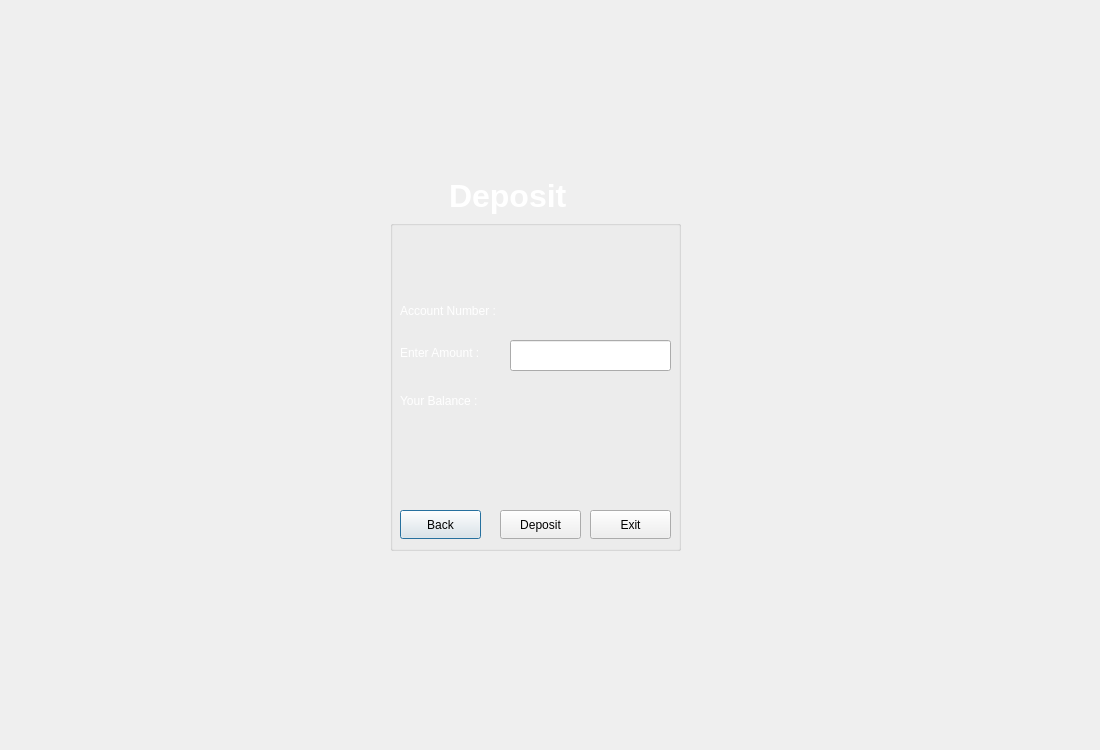
<?xml version="1.0" encoding="UTF-8"?>
<ui version="4.0">
 <class>deposit</class>
 <widget class="QDialog" name="deposit">
  <property name="geometry">
   <rect>
    <x>0</x>
    <y>0</y>
    <width>1100</width>
    <height>750</height>
   </rect>
  </property>
  <property name="windowTitle">
   <string>Dialog</string>
  </property>
  <widget class="QLabel" name="label_4">
   <property name="geometry">
    <rect>
     <x>440</x>
     <y>170</y>
     <width>191</width>
     <height>51</height>
    </rect>
   </property>
   <property name="styleSheet">
    <string notr="true">color: #FFFFFF; 
font-family: &quot;Montserrat SemiBold&quot;; 
font-size: 24pt;
font-weight: 700; 
padding: 4px 0;</string>
   </property>
   <property name="text">
    <string>Deposit</string>
   </property>
  </widget>
  <widget class="QGroupBox" name="groupBox">
   <property name="geometry">
    <rect>
     <x>390</x>
     <y>220</y>
     <width>291</width>
     <height>331</height>
    </rect>
   </property>
   <property name="title">
    <string/>
   </property>
   <widget class="QLabel" name="label">
    <property name="geometry">
     <rect>
      <x>10</x>
      <y>122</y>
      <width>111</width>
      <height>21</height>
     </rect>
    </property>
    <property name="styleSheet">
     <string notr="true">color: rgb(255, 255, 255);</string>
    </property>
    <property name="text">
     <string>Enter Amount :</string>
    </property>
   </widget>
   <widget class="QLineEdit" name="le">
    <property name="geometry">
     <rect>
      <x>120</x>
      <y>120</y>
      <width>161</width>
      <height>31</height>
     </rect>
    </property>
   </widget>
   <widget class="QLabel" name="label_2">
    <property name="geometry">
     <rect>
      <x>10</x>
      <y>170</y>
      <width>111</width>
      <height>21</height>
     </rect>
    </property>
    <property name="styleSheet">
     <string notr="true">color: rgb(255, 255, 255);</string>
    </property>
    <property name="text">
     <string>Your Balance :</string>
    </property>
   </widget>
   <widget class="QLabel" name="l1">
    <property name="geometry">
     <rect>
      <x>120</x>
      <y>165</y>
      <width>61</width>
      <height>31</height>
     </rect>
    </property>
    <property name="styleSheet">
     <string notr="true">color: rgb(255, 255, 255);
font: 700 14pt &quot;Segoe UI&quot;;</string>
    </property>
    <property name="text">
     <string/>
    </property>
   </widget>
   <widget class="QLabel" name="l2">
    <property name="geometry">
     <rect>
      <x>40</x>
      <y>220</y>
      <width>221</width>
      <height>51</height>
     </rect>
    </property>
    <property name="styleSheet">
     <string notr="true">color: rgb(170, 0, 0);
font: 700 14pt &quot;Segoe UI&quot;;
</string>
    </property>
    <property name="text">
     <string/>
    </property>
   </widget>
   <widget class="QPushButton" name="back">
    <property name="geometry">
     <rect>
      <x>10</x>
      <y>290</y>
      <width>81</width>
      <height>29</height>
     </rect>
    </property>
    <property name="text">
     <string>Back</string>
    </property>
   </widget>
   <widget class="QPushButton" name="submit">
    <property name="geometry">
     <rect>
      <x>110</x>
      <y>290</y>
      <width>81</width>
      <height>29</height>
     </rect>
    </property>
    <property name="text">
     <string>Deposit</string>
    </property>
   </widget>
   <widget class="QPushButton" name="exit">
    <property name="geometry">
     <rect>
      <x>200</x>
      <y>290</y>
      <width>81</width>
      <height>29</height>
     </rect>
    </property>
    <property name="text">
     <string>Exit</string>
    </property>
   </widget>
   <widget class="QLabel" name="label_3">
    <property name="geometry">
     <rect>
      <x>10</x>
      <y>80</y>
      <width>111</width>
      <height>21</height>
     </rect>
    </property>
    <property name="styleSheet">
     <string notr="true">color: rgb(255, 255, 255);</string>
    </property>
    <property name="text">
     <string>Account Number :</string>
    </property>
   </widget>
   <widget class="QLabel" name="l3">
    <property name="geometry">
     <rect>
      <x>120</x>
      <y>75</y>
      <width>151</width>
      <height>31</height>
     </rect>
    </property>
    <property name="styleSheet">
     <string notr="true">color: rgb(255, 255, 255);
font: 700 14pt &quot;Segoe UI&quot;;</string>
    </property>
    <property name="text">
     <string>&lt;html&gt;&lt;head/&gt;&lt;body&gt;&lt;p&gt;&lt;br/&gt;&lt;/p&gt;&lt;/body&gt;&lt;/html&gt;</string>
    </property>
   </widget>
  </widget>
  <widget class="QLabel" name="label_5">
   <property name="geometry">
    <rect>
     <x>0</x>
     <y>0</y>
     <width>1100</width>
     <height>750</height>
    </rect>
   </property>
   <property name="styleSheet">
    <string notr="true">image: url(:/new/prefix1/bg.jpg);</string>
   </property>
   <property name="text">
    <string/>
   </property>
  </widget>
  <zorder>label_5</zorder>
  <zorder>label_4</zorder>
  <zorder>groupBox</zorder>
 </widget>
 <resources/>
 <connections/>
</ui>
